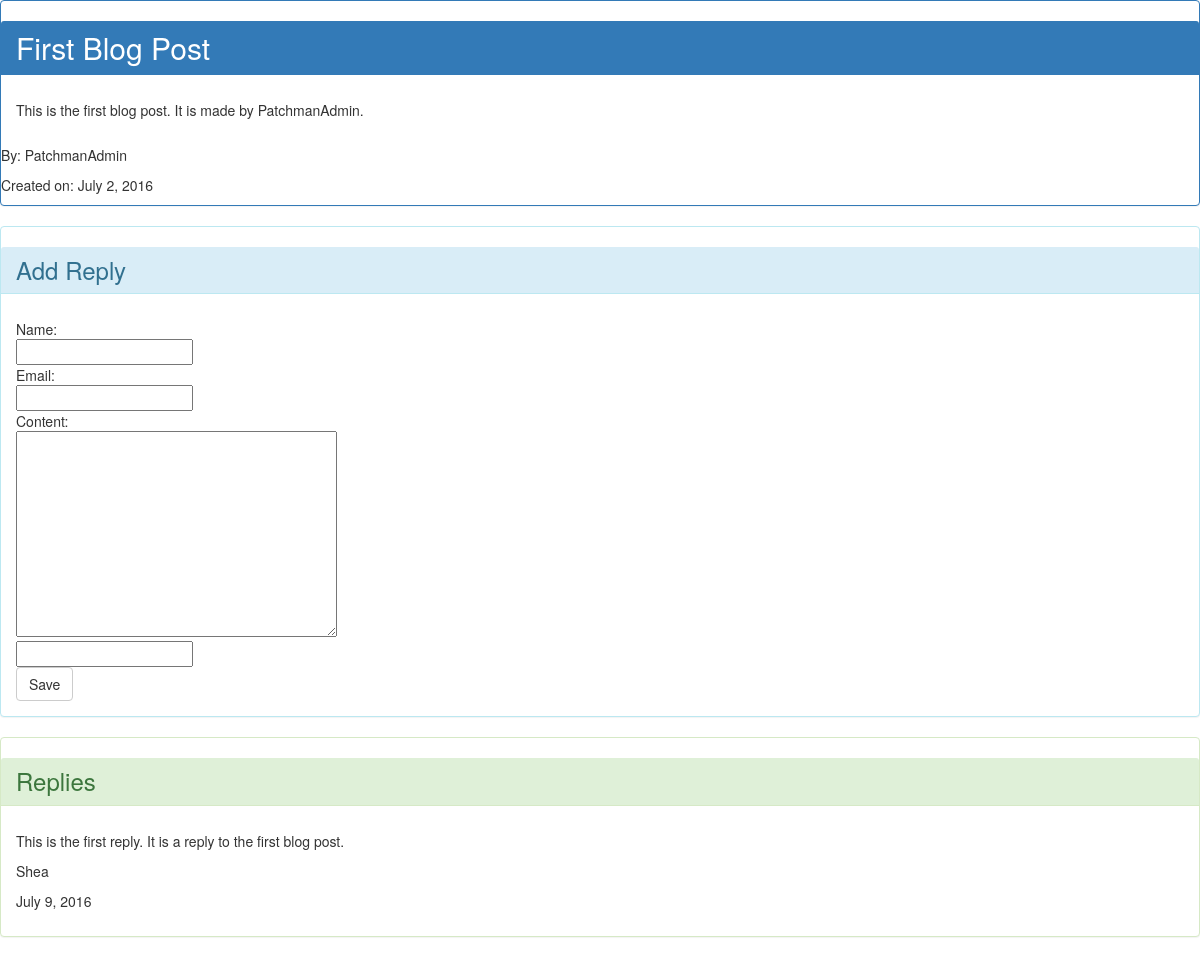
The app's page /post/1/ with its own data.
### blog/models.py (models this page shows, shortened)
class Post(models.Model):
    author = models.ForeignKey('auth.User')
    title = models.CharField(max_length=255)
    content = models.TextField()
    created_date = models.DateField(default=timezone.now)
    is_published = models.BooleanField(default=True)
    is_deleted = models.BooleanField(default=False)
    class Meta:
        ordering=['-created_date']

class Reply(models.Model):
    post = models.ForeignKey(Post, related_name='replies')
    name = models.CharField(max_length=255)
    email = models.EmailField(max_length=255)
    content = models.TextField()
    created_date = models.DateField(default=timezone.now)
    approved_reply = models.BooleanField(default=False)
    is_deleted = models.BooleanField(default=False)
    class Meta:
        ordering = ['created_date']

### blog/views.py (the view)
# urls.py: url(r'^post/(?P<pk>\d+)/$', views.post_detail, name='post_detail'),
def post_detail(request, pk):
    post = get_object_or_404(Post, pk=pk)
    if request.method == "POST":
        form = ReplyForm(request.POST)
        if form.is_valid():
            reply = form.save(commit=False)
            reply.post = post
            reply.save()
            return redirect('post_detail', pk=post.pk)
    else:
        form = ReplyForm()
    return render(request, 'post_detail.html', {'post': post, 'form': form})

### blog/forms.py
class ReplyForm(forms.ModelForm):
    captcha = NoReCaptchaField()
    class Meta:
        model = Reply
        fields = ('name', 'email', 'content')

### blog/templates/post_detail.html (shortened to what this page needs)
{% extends 'base.html' %}
{% block content %}
    <div class="panel panel-primary">
        <h2 class="panel-heading">{{ post.title }}</h2>
        <p class="panel-body">{{ post.content }}</p>
        <p>By: {{ post.author }}</p>
        <p>Created on: {{ post.created_date }}</p>
    </div>
    <div class="panel panel-info">
        <h3 class="panel-heading">Add Reply</h3>
         <form method="POST" class="post-form">{% csrf_token %}
            <div class="panel-body">
                <div>Name:</div>
                <div>{{ form.name }}</div>
                <div>Email:</div>
                <div>{{ form.email }}</div>
                <div>Content:</div>
                <div>{{ form.content }}</div>
                <div>{{ form.captcha }}</div>
                <button type="submit" class="btn btn-default">Save</button>
            </div>
        </form>
    </div>
    <div class="panel panel-success">
        <h3 class="panel-heading">Replies</h3>
        {% for reply in post.replies.all %}
            {% if not reply.is_deleted %}
                {% if user.is_superuser or reply.approved_reply %}
                    <div class="panel-body">
                        <p>{{ reply.content }}</p>
                        <p>{{ reply.name }}</p>
                        <p>{{ reply.created_date }}</p>
                    </div>
                {% endif %}
            {% endif %}
        {% endfor %}
    </div>
{% endblock %}

### records on screen
Post: title "First Blog Post", content "This is the first blog post. It is made by PatchmanAdmin.", author "PatchmanAdmin", created_date "July 2, 2016"
Reply: content "This is the first reply. It is a reply to the first blog post.", name "Shea", created_date "July 9, 2016"
